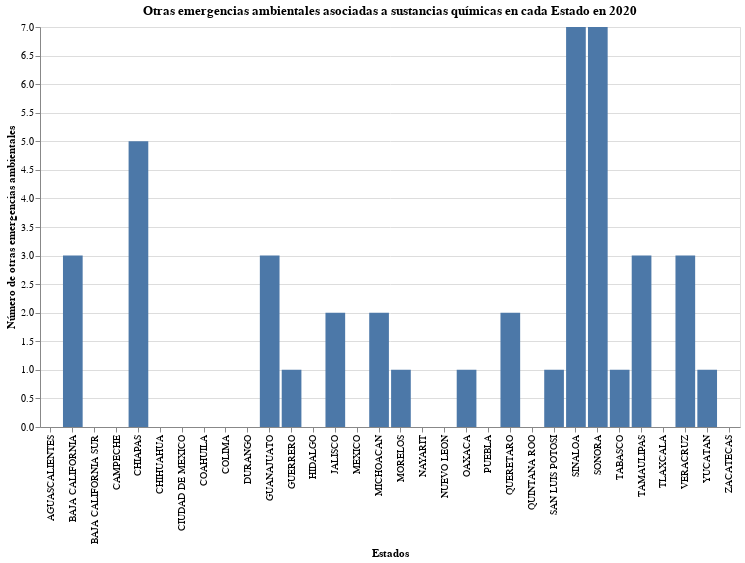

The cell this chart's notebook holds for it:
### Code cell
gráfico_otro.properties(
    width = 700,
    height= 400,
    title = "Otras emergencias ambientales asociadas a sustancias químicas en cada Estado en 2020"
)

### Figure 1 — Vega-Lite specification as saved in the notebook (floating-point values rounded to 4 significant figures)
{"config": {"view": {"continuousWidth": 400, "continuousHeight": 300}}, "data": {"name": "data-baa258bd6b319023e4b3ffb603cb441b"}, "mark": "bar", "encoding": {"x": {"type": "nominal", "field": "estado", "title": "Estados"}, "y": {"type": "quantitative", "aggregate": "mean", "field": "otro", "title": "Número de otras emergencias ambientales"}}, "height": 400, "title": "Otras emergencias ambientales asociadas a sustancias químicas en cada Estado en 2020", "width": 700, "$schema": "https://vega.github.io/schema/vega-lite/v4.8.1.json", "datasets": {"data-baa258bd6b319023e4b3ffb603cb441b": [{"estado": "AGUASCALIENTES", "derrame": 16, "explosion": 2, "fuga": 3, "incendio": 6, "otro": 0}, {"estado": "BAJA CALIFORNIA", "derrame": 112, "explosion": 15, "fuga": 28, "incendio": 33, "otro": 3}, {"estado": "BAJA CALIFORNIA SUR", "derrame": 13, "explosion": 1, "fuga": 1, "incendio": 2, "otro": 0}, {"estado": "CAMPECHE", "derrame": 20, "explosion": 1, "fuga": 6, "incendio": 6, "otro": 0}, {"estado": "CHIAPAS", "derrame": 36, "explosion": 56, "fuga": 134, "incendio": 56, "otro": 5}, {"estado": "CHIHUAHUA", "derrame": 28, "explosion": 20, "fuga": 27, "incendio": 19, "otro": 0}, {"estado": "CIUDAD DE MEXICO", "derrame": 16, "explosion": 2, "fuga": 2, "incendio": 5, "otro": 0}, {"estado": "COAHUILA", "derrame": 20, "explosion": 6, "fuga": 4, "incendio": 4, "otro": 0}, {"estado": "COLIMA", "derrame": 99, "explosion": 22, "fuga": 37, "incendio": 21, "otro": 0}, {"estado": "DURANGO", "derrame": 26, "explosion": 7, "fuga": 6, "incendio": 11, "otro": 0}, {"estado": "GUANAJUATO", "derrame": 1645, "explosion": 38, "fuga": 58, "incendio": 65, "otro": 3}, {"estado": "GUERRERO", "derrame": 18, "explosion": 6, "fuga": 5, "incendio": 7, "otro": 1}, {"estado": "HIDALGO", "derrame": 253, "explosion": 16, "fuga": 17, "incendio": 32, "otro": 0}, {"estado": "JALISCO", "derrame": 167, "explosion": 34, "fuga": 36, "incendio": 51, "otro": 2}, {"estado": "MEXICO", "derrame": 284, "explosion": 111, "fuga": 68, "incendio": 64, "otro": 0}, {"estado": "MICHOACAN", "derrame": 104, "explosion": 28, "fuga": 10, "incendio": 17, "otro": 2}, {"estado": "MORELOS", "derrame": 42, "explosion": 11, "fuga": 9, "incendio": 12, "otro": 1}, {"estado": "NAYARIT", "derrame": 18, "explosion": 3, "fuga": 5, "incendio": 3, "otro": 0}, {"estado": "NUEVO LEON", "derrame": 107, "explosion": 16, "fuga": 27, "incendio": 42, "otro": 0}, {"estado": "OAXACA", "derrame": 137, "explosion": 29, "fuga": 28, "incendio": 7, "otro": 1}, {"estado": "PUEBLA", "derrame": 835, "explosion": 30, "fuga": 45, "incendio": 41, "otro": 0}, {"estado": "QUERETARO", "derrame": 107, "explosion": 15, "fuga": 45, "incendio": 33, "otro": 2}, {"estado": "QUINTANA ROO", "derrame": 12, "explosion": 1, "fuga": 0, "incendio": 1, "otro": 0}, {"estado": "SAN LUIS POTOSI", "derrame": 45, "explosion": 8, "fuga": 8, "incendio": 8, "otro": 1}, {"estado": "SINALOA", "derrame": 113, "explosion": 6, "fuga": 30, "incendio": 18, "otro": 7}, {"estado": "SONORA", "derrame": 118, "explosion": 28, "fuga": 68, "incendio": 17, "otro": 7}, {"estado": "TABASCO", "derrame": 337, "explosion": 17, "fuga": 29, "incendio": 16, "otro": 1}, {"estado": "TAMAULIPAS", "derrame": 284, "explosion": 21, "fuga": 40, "incendio": 36, "otro": 3}, {"estado": "TLAXCALA", "derrame": 89, "explosion": 15, "fuga": 7, "incendio": 10, "otro": 0}, {"estado": "VERACRUZ", "derrame": 487, "explosion": 30, "fuga": 46, "incendio": 50, "otro": 3}, {"estado": "YUCATAN", "derrame": 25, "explosion": 4, "fuga": 6, "incendio": 6, "otro": 1}, {"estado": "ZACATECAS", "derrame": 52, "explosion": 3, "fuga": 3, "incendio": 4, "otro": 0}]}}
